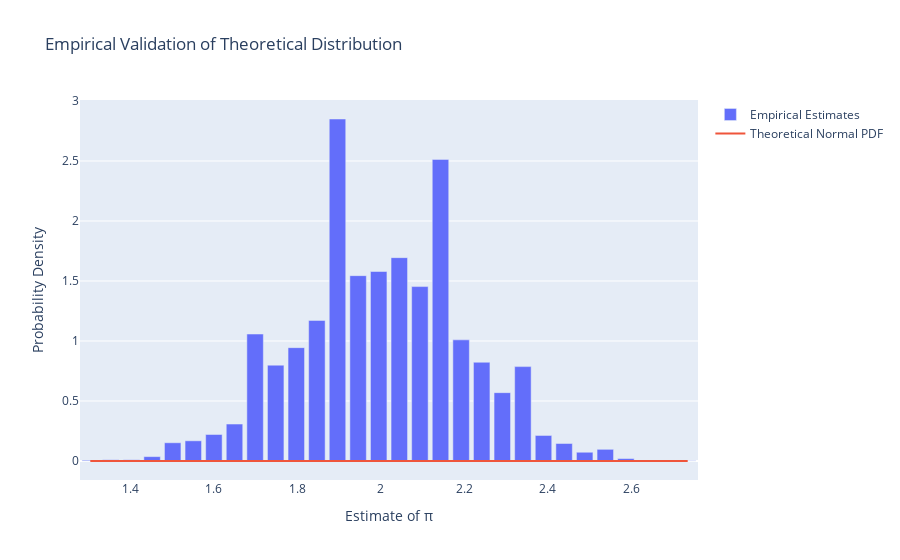

This figure's notebook cell:
### Markdown cell above
---

## (h) Empirical Distribution of ML Estimate

Each time you run the simulation from parts (d)-(f) you will potentially get a different estimate (due to the randomness in the spinner). The theory says that the distirbution of this estimate should be a Normal distribution with mean equal to the value we calculated in part (g) (we'll assume this is indeed $\pi$ for this part), and variance equal to

$$V = \frac{1}{n} \left[ \frac{1}{16(p-\frac{1}{2})^2} - \frac{1}{4} + \pi(1-\pi) \right]$$

In this part, we will validate this with empirical simulation.

Write code that repeats the simulation from parts (d)-(f) 10,000 times and stores the maximum likelihood estimate ($\hat{\pi}$) each time. Afterwards, plot a histogram of these 10,000 maximum likelihood estimates. Use $30$ bins in the bar diagram.

On top of the histogram, plot the probability density function (pdf) of the Normal distribution with mean $\pi$ and variance $V$ and see if they match (use `scipy.stats.norm.pdf()` to generate the Normal distribution pdf). Plot the Normal pdf on a second y axis.

You may limit the $X$ axis to the relevant range where the data lies, if it is more visually appealing.

Don't forget to label the axes, title the plot and provide a legend.

Replace the following code snippet with your answer:

### Code cell


### Figure 1 — Plotly figure (JSON) as saved in the notebook; plotly's stock layout.template omitted (floating-point values rounded to 4 significant figures)
{"data": [{"name": "Empirical Estimates", "type": "bar", "x": [1.305, 1.354, 1.403, 1.453, 1.502, 1.551, 1.601, 1.65, 1.699, 1.749, 1.798, 1.847, 1.897, 1.946, 1.995, 2.045, 2.094, 2.143, 2.193, 2.242, 2.291, 2.341, 2.39, 2.439, 2.489, 2.538, 2.587, 2.637, 2.686, 2.735], "y": [0.006081, 0.01014, 0.01014, 0.03649, 0.152, 0.1682, 0.2209, 0.3081, 1.058, 0.7986, 0.9446, 1.172, 2.85, 1.545, 1.579, 1.695, 1.453, 2.514, 1.009, 0.823, 0.5696, 0.7865, 0.2128, 0.1459, 0.07297, 0.0973, 0.02027, 0.004054, 0.006081, 0.002027]}, {"mode": "lines", "name": "Theoretical Normal PDF", "type": "scatter", "x": [1.305, 1.354, 1.403, 1.453, 1.502, 1.551, 1.601, 1.65, 1.699, 1.749, 1.798, 1.847, 1.897, 1.946, 1.995, 2.045, 2.094, 2.143, 2.193, 2.242, 2.291, 2.341, 2.39, 2.439, 2.489, 2.538, 2.587, 2.637, 2.686, 2.735], "y": [0, 0, 0, 0, 0, 0, 0, 0, 0, 0, 0, 0, 0, 0, 0, 0, 0, 0, 0, 0, 0, 0, 0, 0, 0, 0, 0, 0, 0, 0]}], "layout": {"title": {"text": "Empirical Validation of Theoretical Distribution"}, "xaxis": {"title": {"text": "Estimate of π"}}, "yaxis": {"title": {"text": "Probability Density"}}}}
